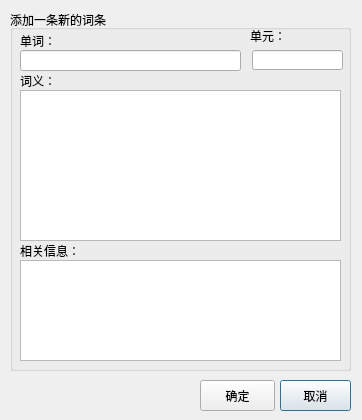
<?xml version="1.0" encoding="UTF-8"?>
<ui version="4.0">
 <class>AddNewRecordDialog</class>
 <widget class="QDialog" name="AddNewRecordDialog">
  <property name="geometry">
   <rect>
    <x>0</x>
    <y>0</y>
    <width>362</width>
    <height>420</height>
   </rect>
  </property>
  <property name="minimumSize">
   <size>
    <width>362</width>
    <height>420</height>
   </size>
  </property>
  <property name="maximumSize">
   <size>
    <width>362</width>
    <height>420</height>
   </size>
  </property>
  <property name="windowTitle">
   <string>添加新记录</string>
  </property>
  <property name="windowIcon">
   <iconset resource="rc.qrc">
    <normaloff>:/new/prefix1/rc/action/Plus.ico</normaloff>:/new/prefix1/rc/action/Plus.ico</iconset>
  </property>
  <widget class="QGroupBox" name="InfoGroupBox">
   <property name="geometry">
    <rect>
     <x>10</x>
     <y>10</y>
     <width>341</width>
     <height>361</height>
    </rect>
   </property>
   <property name="title">
    <string>添加一条新的词条</string>
   </property>
   <widget class="QLabel" name="word">
    <property name="geometry">
     <rect>
      <x>10</x>
      <y>20</y>
      <width>41</width>
      <height>21</height>
     </rect>
    </property>
    <property name="text">
     <string>单词：</string>
    </property>
   </widget>
   <widget class="QLabel" name="mean">
    <property name="geometry">
     <rect>
      <x>10</x>
      <y>60</y>
      <width>51</width>
      <height>21</height>
     </rect>
    </property>
    <property name="text">
     <string>词义：</string>
    </property>
   </widget>
   <widget class="QLabel" name="other">
    <property name="geometry">
     <rect>
      <x>10</x>
      <y>230</y>
      <width>71</width>
      <height>21</height>
     </rect>
    </property>
    <property name="text">
     <string>相关信息：</string>
    </property>
   </widget>
   <widget class="QLineEdit" name="WordLineEdit">
    <property name="geometry">
     <rect>
      <x>10</x>
      <y>40</y>
      <width>221</width>
      <height>21</height>
     </rect>
    </property>
    <property name="font">
     <font>
      <pointsize>12</pointsize>
     </font>
    </property>
   </widget>
   <widget class="QTextEdit" name="MeanTextEdit">
    <property name="geometry">
     <rect>
      <x>10</x>
      <y>80</y>
      <width>321</width>
      <height>151</height>
     </rect>
    </property>
    <property name="font">
     <font>
      <pointsize>10</pointsize>
     </font>
    </property>
    <property name="html">
     <string>&lt;!DOCTYPE HTML PUBLIC &quot;-//W3C//DTD HTML 4.0//EN&quot; &quot;http://www.w3.org/TR/REC-html40/strict.dtd&quot;&gt;
&lt;html&gt;&lt;head&gt;&lt;meta name=&quot;qrichtext&quot; content=&quot;1&quot; /&gt;&lt;style type=&quot;text/css&quot;&gt;
p, li { white-space: pre-wrap; }
&lt;/style&gt;&lt;/head&gt;&lt;body style=&quot; font-family:'SimSun'; font-size:10pt; font-weight:400; font-style:normal;&quot;&gt;
&lt;p style=&quot;-qt-paragraph-type:empty; margin-top:0px; margin-bottom:0px; margin-left:0px; margin-right:0px; -qt-block-indent:0; text-indent:0px;&quot;&gt;&lt;/p&gt;&lt;/body&gt;&lt;/html&gt;</string>
    </property>
    <property name="overwriteMode">
     <bool>false</bool>
    </property>
   </widget>
   <widget class="QTextEdit" name="OtherTextEdit">
    <property name="geometry">
     <rect>
      <x>10</x>
      <y>250</y>
      <width>321</width>
      <height>101</height>
     </rect>
    </property>
    <property name="font">
     <font>
      <pointsize>10</pointsize>
     </font>
    </property>
   </widget>
   <widget class="QLabel" name="lektion">
    <property name="geometry">
     <rect>
      <x>240</x>
      <y>16</y>
      <width>54</width>
      <height>20</height>
     </rect>
    </property>
    <property name="text">
     <string>单元：</string>
    </property>
   </widget>
   <widget class="QLineEdit" name="LektionLineEdit">
    <property name="geometry">
     <rect>
      <x>242</x>
      <y>40</y>
      <width>91</width>
      <height>20</height>
     </rect>
    </property>
   </widget>
  </widget>
  <widget class="QPushButton" name="CloseButton">
   <property name="geometry">
    <rect>
     <x>280</x>
     <y>380</y>
     <width>71</width>
     <height>31</height>
    </rect>
   </property>
   <property name="text">
    <string>取消</string>
   </property>
   <property name="icon">
    <iconset resource="rc.qrc">
     <normaloff>:/new/prefix1/rc/action/Cancel.ico</normaloff>:/new/prefix1/rc/action/Cancel.ico</iconset>
   </property>
  </widget>
  <widget class="QPushButton" name="OKButton">
   <property name="geometry">
    <rect>
     <x>200</x>
     <y>380</y>
     <width>75</width>
     <height>31</height>
    </rect>
   </property>
   <property name="text">
    <string>确定</string>
   </property>
   <property name="icon">
    <iconset resource="rc.qrc">
     <normaloff>:/new/prefix1/rc/action/Ok.ico</normaloff>:/new/prefix1/rc/action/Ok.ico</iconset>
   </property>
  </widget>
 </widget>
 <tabstops>
  <tabstop>WordLineEdit</tabstop>
  <tabstop>MeanTextEdit</tabstop>
  <tabstop>OtherTextEdit</tabstop>
  <tabstop>OKButton</tabstop>
  <tabstop>CloseButton</tabstop>
 </tabstops>
 <resources>
  <include location="rc.qrc"/>
 </resources>
 <connections/>
</ui>
